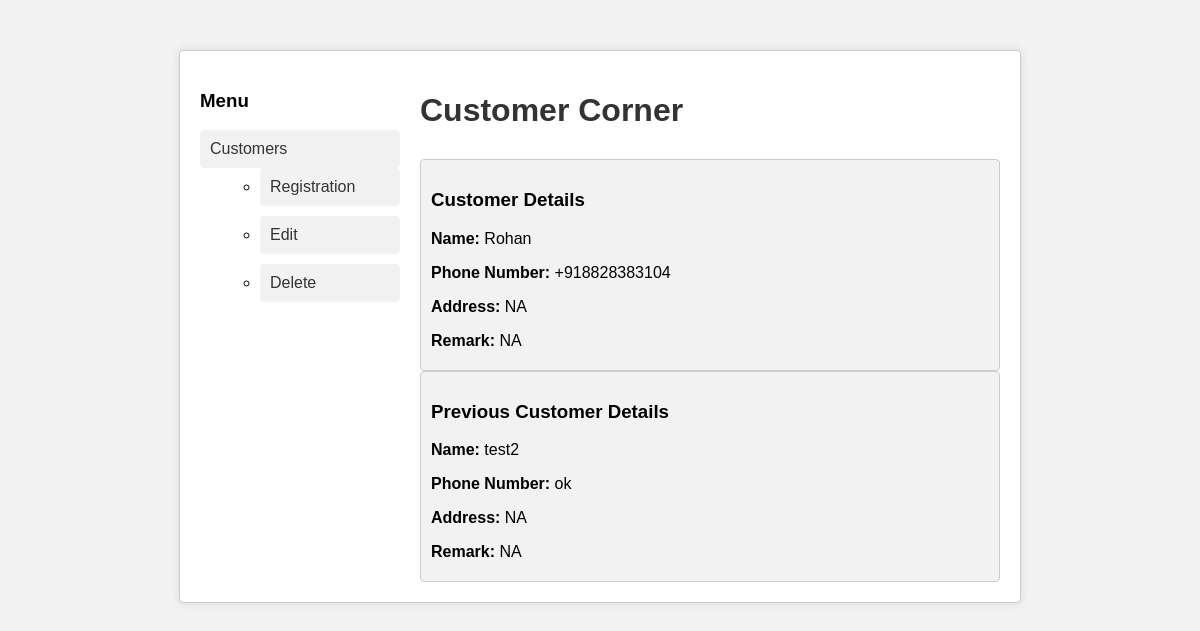
Page / (signed in) on the earlier database version.
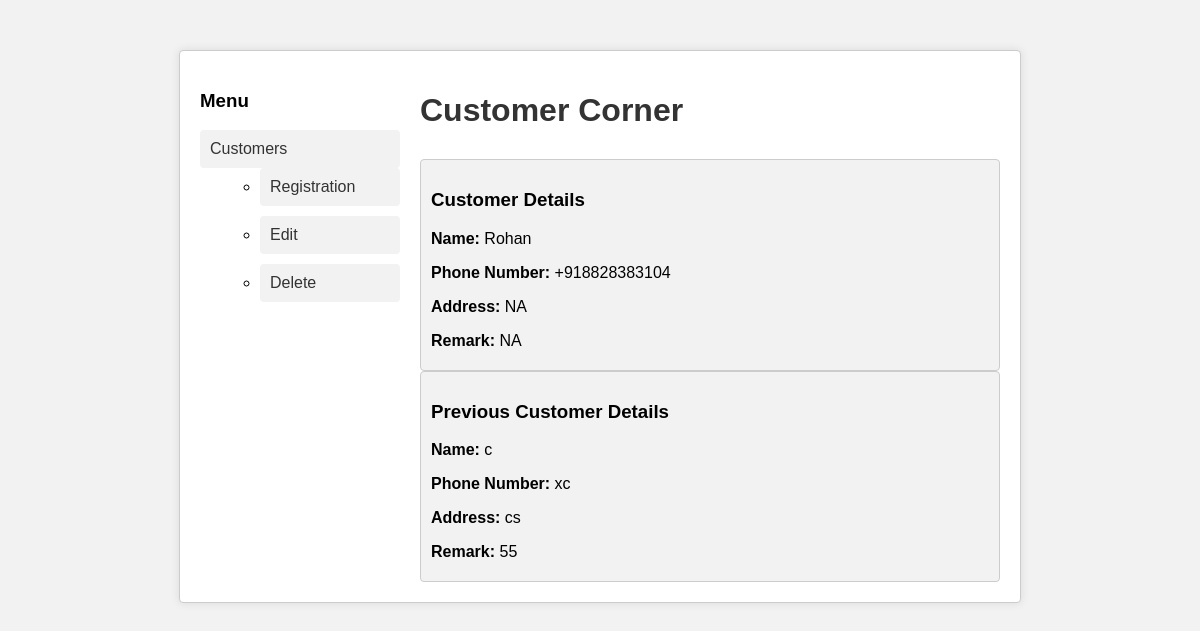
Same page on the later database version.
### tables this page shows
CREATE TABLE customers 
             (id INTEGER PRIMARY KEY AUTOINCREMENT,
              name TEXT,
              phone TEXT,
              address TEXT,
              remark TEXT);

### app.py (the view)
@app.route('/')
def index():
    if 'username' in session:
        latest_customer = get_latest_customer()
        previous_customer = get_previous_customer()
        return render_template('index.html', latest_customer=latest_customer, previous_customer=previous_customer)
    else:
        return redirect('/login')

### app.py (called while the page is built)
def get_latest_customer():
    conn = sqlite3.connect(DATABASE)
    c = conn.cursor()
    c.execute("SELECT * FROM customers ORDER BY id DESC LIMIT 1")
    latest_customer = c.fetchone()
    conn.close()
    return latest_customer

def get_previous_customer():
    conn = sqlite3.connect(DATABASE)
    c = conn.cursor()
    c.execute("SELECT * FROM customers ORDER BY id DESC LIMIT 2")
    customers = c.fetchall()
    conn.close()
    if len(customers) >= 2:
        return customers[1]
    else:
        return None

### templates/index.html (shortened to what this page needs)
<!DOCTYPE html>
<html>
<head>
</head>
<body>
    <div class="container">
        <div class="sidebar">
            <h3>Menu</h3>
            <ul class="menu">
                <li>
                    <a href="#">Customers</a>
                    <ul class="submenu">
                        <li><a href="/register">Registration</a></li>
                        <li><a href="/edit">Edit</a></li>
                        <li><a href="/delete">Delete</a></li>
                    </ul>
                </li>
            </ul>
        </div>
        <div class="content">
            <h1>Customer Corner</h1>
            {% if latest_customer %}
            <div class="details">
                <h3>Customer Details</h3>
                <p><strong>Name:</strong> {{ latest_customer[1] }}</p>
                <p><strong>Phone Number:</strong> {{ latest_customer[2] }}</p>
                <p><strong>Address:</strong> {{ latest_customer[3] }}</p>
                <p><strong>Remark:</strong> {{ latest_customer[4] }}</p>
            </div>
            {% endif %}
            {% if previous_customer %}
            <div class="details">
                <h3>Previous Customer Details</h3>
                <p><strong>Name:</strong> {{ previous_customer[1] }}</p>
                <p><strong>Phone Number:</strong> {{ previous_customer[2] }}</p>
                <p><strong>Address:</strong> {{ previous_customer[3] }}</p>
                <p><strong>Remark:</strong> {{ previous_customer[4] }}</p>
            </div>
            {% endif %}
    </div>
</body>
</html>

### templates/index.html (style rules this page uses)
body { font-family: Arial, sans-serif; background-color: #f2f2f2; }
.container { display: flex; max-width: 800px; margin: 0 auto; padding: 20px; background-color: #fff; border: 1px solid #ccc; box-shadow: 0 0 10px rgba(0, 0, 0, 0.1); border-radius: 4px; margin-top: 50px; }
.sidebar { width: 200px; }
.content { flex: 1; margin-left: 20px; }
h1 { margin-bottom: 30px; color: #333; }
.menu { list-style-type: none; padding: 0; margin: 0; }
.menu li { margin-bottom: 10px; }
.menu a { text-decoration: none; background-color: #f2f2f2; color: #333; display: block; padding: 10px; border-radius: 4px; }
.submenu { margin-left: 20px; }
.details { padding: 10px; border: 1px solid #ccc; border-radius: 4px; background-color: #f2f2f2; }
.details p { margin-bottom: 10px; }

Differences in the rows shown:
no longer on this page (row unchanged): customers: name "test2", phone "ok", address "NA", remark "NA"
added customers: name "c", phone "xc", address "cs", remark "55"
